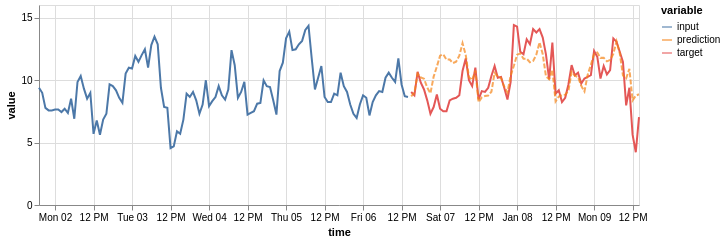

The code cell stored with this chart in its notebook:
### Code cell
(on.Plot()
    .add(on.marks.line, input)
    .add(on.marks.line, target)
    .add(on.marks.line, prediction, type='dashed')
    .properties(width=600, height=200)
    .show()
)

### Figure 1 — Vega specification as saved in the notebook (floating-point values rounded to 4 significant figures)
{"$schema": "https://vega.github.io/schema/vega/v5.json", "data": [{"name": "source_0", "values": [{"time": "2017-01-01T19:00:00.000", "variable": "input", "value": 9.377}, {"time": "2017-01-01T20:00:00.000", "variable": "input", "value": 8.975}, {"time": "2017-01-01T21:00:00.000", "variable": "input", "value": 7.77}, {"time": "2017-01-01T22:00:00.000", "variable": "input", "value": 7.569}, {"time": "2017-01-01T23:00:00.000", "variable": "input", "value": 7.569}, {"time": "2017-01-02T00:00:00.000", "variable": "input", "value": 7.636}, {"time": "2017-01-02T01:00:00.000", "variable": "input", "value": 7.636}, {"time": "2017-01-02T02:00:00.000", "variable": "input", "value": 7.435}, {"time": "2017-01-02T03:00:00.000", "variable": "input", "value": 7.703}, {"time": "2017-01-02T04:00:00.000", "variable": "input", "value": 7.368}, {"time": "2017-01-02T05:00:00.000", "variable": "input", "value": 8.506}, {"time": "2017-01-02T06:00:00.000", "variable": "input", "value": 6.899}, {"time": "2017-01-02T07:00:00.000", "variable": "input", "value": 9.846}, {"time": "2017-01-02T08:00:00.000", "variable": "input", "value": 10.31}, {"time": "2017-01-02T09:00:00.000", "variable": "input", "value": 9.31}, {"time": "2017-01-02T10:00:00.000", "variable": "input", "value": 8.506}, {"time": "2017-01-02T11:00:00.000", "variable": "input", "value": 8.975}, {"time": "2017-01-02T12:00:00.000", "variable": "input", "value": 5.693}, {"time": "2017-01-02T13:00:00.000", "variable": "input", "value": 6.765}, {"time": "2017-01-02T14:00:00.000", "variable": "input", "value": 5.626}, {"time": "2017-01-02T15:00:00.000", "variable": "input", "value": 6.832}, {"time": "2017-01-02T16:00:00.000", "variable": "input", "value": 7.301}, {"time": "2017-01-02T17:00:00.000", "variable": "input", "value": 9.645}, {"time": "2017-01-02T18:00:00.000", "variable": "input", "value": 9.511}, {"time": "2017-01-02T19:00:00.000", "variable": "input", "value": 9.176}, {"time": "2017-01-02T20:00:00.000", "variable": "input", "value": 8.573}, {"time": "2017-01-02T21:00:00.000", "variable": "input", "value": 8.172}, {"time": "2017-01-02T22:00:00.000", "variable": "input", "value": 10.52}, {"time": "2017-01-02T23:00:00.000", "variable": "input", "value": 10.98}, {"time": "2017-01-03T00:00:00.000", "variable": "input", "value": 10.92}, {"time": "2017-01-03T01:00:00.000", "variable": "input", "value": 11.92}, {"time": "2017-01-03T02:00:00.000", "variable": "input", "value": 11.45}, {"time": "2017-01-03T03:00:00.000", "variable": "input", "value": 11.99}, {"time": "2017-01-03T04:00:00.000", "variable": "input", "value": 12.46}, {"time": "2017-01-03T05:00:00.000", "variable": "input", "value": 10.98}, {"time": "2017-01-03T06:00:00.000", "variable": "input", "value": 12.79}, {"time": "2017-01-03T07:00:00.000", "variable": "input", "value": 13.46}, {"time": "2017-01-03T08:00:00.000", "variable": "input", "value": 12.86}, {"time": "2017-01-03T09:00:00.000", "variable": "input", "value": 9.377}, {"time": "2017-01-03T10:00:00.000", "variable": "input", "value": 7.837}, {"time": "2017-01-03T11:00:00.000", "variable": "input", "value": 7.77}, {"time": "2017-01-03T12:00:00.000", "variable": "input", "value": 4.555}, {"time": "2017-01-03T13:00:00.000", "variable": "input", "value": 4.689}, {"time": "2017-01-03T14:00:00.000", "variable": "input", "value": 5.894}, {"time": "2017-01-03T15:00:00.000", "variable": "input", "value": 5.693}, {"time": "2017-01-03T16:00:00.000", "variable": "input", "value": 6.832}, {"time": "2017-01-03T17:00:00.000", "variable": "input", "value": 8.908}, {"time": "2017-01-03T18:00:00.000", "variable": "input", "value": 8.64}, {"time": "2017-01-03T19:00:00.000", "variable": "input", "value": 9.042}, {"time": "2017-01-03T20:00:00.000", "variable": "input", "value": 8.372}, {"time": "2017-01-03T21:00:00.000", "variable": "input", "value": 7.301}, {"time": "2017-01-03T22:00:00.000", "variable": "input", "value": 8.038}, {"time": "2017-01-03T23:00:00.000", "variable": "input", "value": 9.98}, {"time": "2017-01-04T00:00:00.000", "variable": "input", "value": 7.904}, {"time": "2017-01-04T01:00:00.000", "variable": "input", "value": 8.306}, {"time": "2017-01-04T02:00:00.000", "variable": "input", "value": 8.64}, {"time": "2017-01-04T03:00:00.000", "variable": "input", "value": 9.511}, {"time": "2017-01-04T04:00:00.000", "variable": "input", "value": 8.774}, {"time": "2017-01-04T05:00:00.000", "variable": "input", "value": 8.439}, {"time": "2017-01-04T06:00:00.000", "variable": "input", "value": 9.243}, {"time": "2017-01-04T07:00:00.000", "variable": "input", "value": 12.39}, {"time": "2017-01-04T08:00:00.000", "variable": "input", "value": 11.19}, {"time": "2017-01-04T09:00:00.000", "variable": "input", "value": 8.573}, {"time": "2017-01-04T10:00:00.000", "variable": "input", "value": 9.042}, {"time": "2017-01-04T11:00:00.000", "variable": "input", "value": 9.846}, {"time": "2017-01-04T12:00:00.000", "variable": "input", "value": 7.234}, {"time": "2017-01-04T13:00:00.000", "variable": "input", "value": 7.368}, {"time": "2017-01-04T14:00:00.000", "variable": "input", "value": 7.502}, {"time": "2017-01-04T15:00:00.000", "variable": "input", "value": 8.105}, {"time": "2017-01-04T16:00:00.000", "variable": "input", "value": 8.172}, {"time": "2017-01-04T17:00:00.000", "variable": "input", "value": 9.98}, {"time": "2017-01-04T18:00:00.000", "variable": "input", "value": 9.511}, {"time": "2017-01-04T19:00:00.000", "variable": "input", "value": 9.444}, {"time": "2017-01-04T20:00:00.000", "variable": "input", "value": 8.372}, {"time": "2017-01-04T21:00:00.000", "variable": "input", "value": 7.234}, {"time": "2017-01-04T22:00:00.000", "variable": "input", "value": 10.72}, {"time": "2017-01-04T23:00:00.000", "variable": "input", "value": 11.39}, {"time": "2017-01-05T00:00:00.000", "variable": "input", "value": 13.33}, {"time": "2017-01-05T01:00:00.000", "variable": "input", "value": 13.86}, {"time": "2017-01-05T02:00:00.000", "variable": "input", "value": 12.39}, {"time": "2017-01-05T03:00:00.000", "variable": "input", "value": 12.46}, {"time": "2017-01-05T04:00:00.000", "variable": "input", "value": 12.86}, {"time": "2017-01-05T05:00:00.000", "variable": "input", "value": 13.13}, {"time": "2017-01-05T06:00:00.000", "variable": "input", "value": 14.0}, {"time": "2017-01-05T07:00:00.000", "variable": "input", "value": 14.33}, {"time": "2017-01-05T08:00:00.000", "variable": "input", "value": 11.72}, {"time": "2017-01-05T09:00:00.000", "variable": "input", "value": 9.243}, {"time": "2017-01-05T10:00:00.000", "variable": "input", "value": 10.18}, {"time": "2017-01-05T11:00:00.000", "variable": "input", "value": 11.12}, {"time": "2017-01-05T12:00:00.000", "variable": "input", "value": 8.64}, {"time": "2017-01-05T13:00:00.000", "variable": "input", "value": 8.239}, {"time": "2017-01-05T14:00:00.000", "variable": "input", "value": 8.239}, {"time": "2017-01-05T15:00:00.000", "variable": "input", "value": 8.908}, {"time": "2017-01-05T16:00:00.000", "variable": "input", "value": 8.774}, {"time": "2017-01-05T17:00:00.000", "variable": "input", "value": 10.58}, {"time": "2017-01-05T18:00:00.000", "variable": "input", "value": 9.511}, {"time": "2017-01-05T19:00:00.000", "variable": "input", "value": 9.042}, {"time": "2017-01-05T20:00:00.000", "variable": "input", "value": 8.038}, {"time": "2017-01-05T21:00:00.000", "variable": "input", "value": 7.301}, {"time": "2017-01-05T22:00:00.000", "variable": "input", "value": 6.966}, {"time": "2017-01-05T23:00:00.000", "variable": "input", "value": 8.038}, {"time": "2017-01-06T00:00:00.000", "variable": "input", "value": 8.774}, {"time": "2017-01-06T01:00:00.000", "variable": "input", "value": 8.573}, {"time": "2017-01-06T02:00:00.000", "variable": "input", "value": 7.167}, {"time": "2017-01-06T03:00:00.000", "variable": "input", "value": 8.239}, {"time": "2017-01-06T04:00:00.000", "variable": "input", "value": 8.774}, {"time": "2017-01-06T05:00:00.000", "variable": "input", "value": 9.109}, {"time": "2017-01-06T06:00:00.000", "variable": "input", "value": 9.042}, {"time": "2017-01-06T07:00:00.000", "variable": "input", "value": 10.18}, {"time": "2017-01-06T08:00:00.000", "variable": "input", "value": 10.58}, {"time": "2017-01-06T09:00:00.000", "variable": "input", "value": 10.18}, {"time": "2017-01-06T10:00:00.000", "variable": "input", "value": 9.846}, {"time": "2017-01-06T11:00:00.000", "variable": "input", "value": 11.72}, {"time": "2017-01-06T12:00:00.000", "variable": "input", "value": 9.645}, {"time": "2017-01-06T13:00:00.000", "variable": "input", "value": 8.707}, {"time": "2017-01-06T14:00:00.000", "variable": "input", "value": 8.64}], "transform": [{"type": "formula", "expr": "toDate(datum['time'])", "as": "time"}]}, {"name": "source_1", "values": [{"time": "2017-01-06T15:00:00.000", "variable": "target", "value": 9.042}, {"time": "2017-01-06T16:00:00.000", "variable": "target", "value": 8.774}, {"time": "2017-01-06T17:00:00.000", "variable": "target", "value": 10.65}, {"time": "2017-01-06T18:00:00.000", "variable": "target", "value": 9.779}, {"time": "2017-01-06T19:00:00.000", "variable": "target", "value": 9.243}, {"time": "2017-01-06T20:00:00.000", "variable": "target", "value": 8.372}, {"time": "2017-01-06T21:00:00.000", "variable": "target", "value": 7.301}, {"time": "2017-01-06T22:00:00.000", "variable": "target", "value": 7.837}, {"time": "2017-01-06T23:00:00.000", "variable": "target", "value": 8.841}, {"time": "2017-01-07T00:00:00.000", "variable": "target", "value": 7.703}, {"time": "2017-01-07T01:00:00.000", "variable": "target", "value": 7.502}, {"time": "2017-01-07T02:00:00.000", "variable": "target", "value": 7.502}, {"time": "2017-01-07T03:00:00.000", "variable": "target", "value": 8.372}, {"time": "2017-01-07T04:00:00.000", "variable": "target", "value": 8.506}, {"time": "2017-01-07T05:00:00.000", "variable": "target", "value": 8.573}, {"time": "2017-01-07T06:00:00.000", "variable": "target", "value": 8.774}, {"time": "2017-01-07T07:00:00.000", "variable": "target", "value": 10.72}, {"time": "2017-01-07T08:00:00.000", "variable": "target", "value": 11.72}, {"time": "2017-01-07T09:00:00.000", "variable": "target", "value": 9.98}, {"time": "2017-01-07T10:00:00.000", "variable": "target", "value": 9.511}, {"time": "2017-01-07T11:00:00.000", "variable": "target", "value": 10.98}, {"time": "2017-01-07T12:00:00.000", "variable": "target", "value": 8.439}, {"time": "2017-01-07T13:00:00.000", "variable": "target", "value": 9.109}, {"time": "2017-01-07T14:00:00.000", "variable": "target", "value": 9.042}, {"time": "2017-01-07T15:00:00.000", "variable": "target", "value": 9.377}, {"time": "2017-01-07T16:00:00.000", "variable": "target", "value": 10.31}, {"time": "2017-01-07T17:00:00.000", "variable": "target", "value": 11.12}, {"time": "2017-01-07T18:00:00.000", "variable": "target", "value": 10.18}, {"time": "2017-01-07T19:00:00.000", "variable": "target", "value": 10.25}, {"time": "2017-01-07T20:00:00.000", "variable": "target", "value": 9.377}, {"time": "2017-01-07T21:00:00.000", "variable": "target", "value": 8.439}, {"time": "2017-01-07T22:00:00.000", "variable": "target", "value": 9.846}, {"time": "2017-01-07T23:00:00.000", "variable": "target", "value": 14.4}, {"time": "2017-01-08T00:00:00.000", "variable": "target", "value": 14.27}, {"time": "2017-01-08T01:00:00.000", "variable": "target", "value": 12.26}, {"time": "2017-01-08T02:00:00.000", "variable": "target", "value": 12.06}, {"time": "2017-01-08T03:00:00.000", "variable": "target", "value": 13.26}, {"time": "2017-01-08T04:00:00.000", "variable": "target", "value": 12.86}, {"time": "2017-01-08T05:00:00.000", "variable": "target", "value": 14.07}, {"time": "2017-01-08T06:00:00.000", "variable": "target", "value": 13.8}, {"time": "2017-01-08T07:00:00.000", "variable": "target", "value": 14.07}, {"time": "2017-01-08T08:00:00.000", "variable": "target", "value": 13.4}, {"time": "2017-01-08T09:00:00.000", "variable": "target", "value": 12.06}, {"time": "2017-01-08T10:00:00.000", "variable": "target", "value": 10.05}, {"time": "2017-01-08T11:00:00.000", "variable": "target", "value": 12.99}, {"time": "2017-01-08T12:00:00.000", "variable": "target", "value": 8.908}, {"time": "2017-01-08T13:00:00.000", "variable": "target", "value": 9.176}, {"time": "2017-01-08T14:00:00.000", "variable": "target", "value": 8.239}, {"time": "2017-01-08T15:00:00.000", "variable": "target", "value": 8.573}, {"time": "2017-01-08T16:00:00.000", "variable": "target", "value": 9.645}, {"time": "2017-01-08T17:00:00.000", "variable": "target", "value": 11.19}, {"time": "2017-01-08T18:00:00.000", "variable": "target", "value": 10.38}, {"time": "2017-01-08T19:00:00.000", "variable": "target", "value": 10.58}, {"time": "2017-01-08T20:00:00.000", "variable": "target", "value": 9.712}, {"time": "2017-01-08T21:00:00.000", "variable": "target", "value": 10.11}, {"time": "2017-01-08T22:00:00.000", "variable": "target", "value": 10.25}, {"time": "2017-01-08T23:00:00.000", "variable": "target", "value": 10.38}, {"time": "2017-01-09T00:00:00.000", "variable": "target", "value": 12.32}, {"time": "2017-01-09T01:00:00.000", "variable": "target", "value": 11.85}, {"time": "2017-01-09T02:00:00.000", "variable": "target", "value": 10.11}, {"time": "2017-01-09T03:00:00.000", "variable": "target", "value": 11.12}, {"time": "2017-01-09T04:00:00.000", "variable": "target", "value": 10.45}, {"time": "2017-01-09T05:00:00.000", "variable": "target", "value": 10.78}, {"time": "2017-01-09T06:00:00.000", "variable": "target", "value": 13.33}, {"time": "2017-01-09T07:00:00.000", "variable": "target", "value": 13.06}, {"time": "2017-01-09T08:00:00.000", "variable": "target", "value": 12.26}, {"time": "2017-01-09T09:00:00.000", "variable": "target", "value": 11.45}, {"time": "2017-01-09T10:00:00.000", "variable": "target", "value": 7.971}, {"time": "2017-01-09T11:00:00.000", "variable": "target", "value": 9.377}, {"time": "2017-01-09T12:00:00.000", "variable": "target", "value": 5.626}, {"time": "2017-01-09T13:00:00.000", "variable": "target", "value": 4.22}, {"time": "2017-01-09T14:00:00.000", "variable": "target", "value": 7.033}], "transform": [{"type": "formula", "expr": "toDate(datum['time'])", "as": "time"}]}, {"name": "source_2", "values": [{"time": "2017-01-06T15:00:00.000", "variable": "prediction", "value": 8.687}, {"time": "2017-01-06T16:00:00.000", "variable": "prediction", "value": 8.988}, {"time": "2017-01-06T17:00:00.000", "variable": "prediction", "value": 10.5}, {"time": "2017-01-06T18:00:00.000", "variable": "prediction", "value": 10.2}, {"time": "2017-01-06T19:00:00.000", "variable": "prediction", "value": 10.1}, {"time": "2017-01-06T20:00:00.000", "variable": "prediction", "value": 9.39}, {"time": "2017-01-06T21:00:00.000", "variable": "prediction", "value": 8.94}, {"time": "2017-01-06T22:00:00.000", "variable": "prediction", "value": 10.27}, {"time": "2017-01-06T23:00:00.000", "variable": "prediction", "value": 11.07}, {"time": "2017-01-07T00:00:00.000", "variable": "prediction", "value": 11.94}, {"time": "2017-01-07T01:00:00.000", "variable": "prediction", "value": 12.05}, {"time": "2017-01-07T02:00:00.000", "variable": "prediction", "value": 11.63}, {"time": "2017-01-07T03:00:00.000", "variable": "prediction", "value": 11.64}, {"time": "2017-01-07T04:00:00.000", "variable": "prediction", "value": 11.35}, {"time": "2017-01-07T05:00:00.000", "variable": "prediction", "value": 11.46}, {"time": "2017-01-07T06:00:00.000", "variable": "prediction", "value": 11.95}, {"time": "2017-01-07T07:00:00.000", "variable": "prediction", "value": 12.94}, {"time": "2017-01-07T08:00:00.000", "variable": "prediction", "value": 12.0}, {"time": "2017-01-07T09:00:00.000", "variable": "prediction", "value": 10.22}, {"time": "2017-01-07T10:00:00.000", "variable": "prediction", "value": 9.997}, {"time": "2017-01-07T11:00:00.000", "variable": "prediction", "value": 10.75}, {"time": "2017-01-07T12:00:00.000", "variable": "prediction", "value": 8.223}, {"time": "2017-01-07T13:00:00.000", "variable": "prediction", "value": 8.605}, {"time": "2017-01-07T14:00:00.000", "variable": "prediction", "value": 8.715}, {"time": "2017-01-07T15:00:00.000", "variable": "prediction", "value": 8.757}, {"time": "2017-01-07T16:00:00.000", "variable": "prediction", "value": 9.059}, {"time": "2017-01-07T17:00:00.000", "variable": "prediction", "value": 10.57}, {"time": "2017-01-07T18:00:00.000", "variable": "prediction", "value": 10.27}, {"time": "2017-01-07T19:00:00.000", "variable": "prediction", "value": 10.17}, {"time": "2017-01-07T20:00:00.000", "variable": "prediction", "value": 9.461}, {"time": "2017-01-07T21:00:00.000", "variable": "prediction", "value": 9.011}, {"time": "2017-01-07T22:00:00.000", "variable": "prediction", "value": 10.34}, {"time": "2017-01-07T23:00:00.000", "variable": "prediction", "value": 11.14}, {"time": "2017-01-08T00:00:00.000", "variable": "prediction", "value": 12.02}, {"time": "2017-01-08T01:00:00.000", "variable": "prediction", "value": 12.13}, {"time": "2017-01-08T02:00:00.000", "variable": "prediction", "value": 11.7}, {"time": "2017-01-08T03:00:00.000", "variable": "prediction", "value": 11.71}, {"time": "2017-01-08T04:00:00.000", "variable": "prediction", "value": 11.42}, {"time": "2017-01-08T05:00:00.000", "variable": "prediction", "value": 11.53}, {"time": "2017-01-08T06:00:00.000", "variable": "prediction", "value": 12.02}, {"time": "2017-01-08T07:00:00.000", "variable": "prediction", "value": 13.02}, {"time": "2017-01-08T08:00:00.000", "variable": "prediction", "value": 12.07}, {"time": "2017-01-08T09:00:00.000", "variable": "prediction", "value": 10.29}, {"time": "2017-01-08T10:00:00.000", "variable": "prediction", "value": 10.07}, {"time": "2017-01-08T11:00:00.000", "variable": "prediction", "value": 10.82}, {"time": "2017-01-08T12:00:00.000", "variable": "prediction", "value": 8.293}, {"time": "2017-01-08T13:00:00.000", "variable": "prediction", "value": 8.676}, {"time": "2017-01-08T14:00:00.000", "variable": "prediction", "value": 8.786}, {"time": "2017-01-08T15:00:00.000", "variable": "prediction", "value": 8.828}, {"time": "2017-01-08T16:00:00.000", "variable": "prediction", "value": 9.13}, {"time": "2017-01-08T17:00:00.000", "variable": "prediction", "value": 10.64}, {"time": "2017-01-08T18:00:00.000", "variable": "prediction", "value": 10.34}, {"time": "2017-01-08T19:00:00.000", "variable": "prediction", "value": 10.24}, {"time": "2017-01-08T20:00:00.000", "variable": "prediction", "value": 9.532}, {"time": "2017-01-08T21:00:00.000", "variable": "prediction", "value": 9.082}, {"time": "2017-01-08T22:00:00.000", "variable": "prediction", "value": 10.41}, {"time": "2017-01-08T23:00:00.000", "variable": "prediction", "value": 11.21}, {"time": "2017-01-09T00:00:00.000", "variable": "prediction", "value": 12.09}, {"time": "2017-01-09T01:00:00.000", "variable": "prediction", "value": 12.2}, {"time": "2017-01-09T02:00:00.000", "variable": "prediction", "value": 11.77}, {"time": "2017-01-09T03:00:00.000", "variable": "prediction", "value": 11.78}, {"time": "2017-01-09T04:00:00.000", "variable": "prediction", "value": 11.49}, {"time": "2017-01-09T05:00:00.000", "variable": "prediction", "value": 11.6}, {"time": "2017-01-09T06:00:00.000", "variable": "prediction", "value": 12.09}, {"time": "2017-01-09T07:00:00.000", "variable": "prediction", "value": 13.09}, {"time": "2017-01-09T08:00:00.000", "variable": "prediction", "value": 12.14}, {"time": "2017-01-09T09:00:00.000", "variable": "prediction", "value": 10.36}, {"time": "2017-01-09T10:00:00.000", "variable": "prediction", "value": 10.14}, {"time": "2017-01-09T11:00:00.000", "variable": "prediction", "value": 10.89}, {"time": "2017-01-09T12:00:00.000", "variable": "prediction", "value": 8.364}, {"time": "2017-01-09T13:00:00.000", "variable": "prediction", "value": 8.747}, {"time": "2017-01-09T14:00:00.000", "variable": "prediction", "value": 8.857}], "transform": [{"type": "formula", "expr": "toDate(datum['time'])", "as": "time"}]}, {"name": "source_0_color_domain_variable_0", "values": [{"variable": "input"}]}, {"name": "source_1_color_domain_variable_1", "values": [{"variable": "target"}]}, {"name": "source_2_color_domain_variable_2", "values": [{"variable": "prediction"}]}], "marks": [{"type": "group", "name": "layer_0_pathgroup", "from": {"facet": {"data": "source_0", "name": "faceted_path_layer_0_main", "groupby": ["variable"]}}, "encode": {"update": {"height": {"field": {"signal": null, "datum": null, "group": "height", "parent": null}}, "width": {"field": {"signal": null, "datum": null, "group": "width", "parent": null}}}}, "marks": [{"type": "line", "name": "layer_0_marks", "from": {"data": "faceted_path_layer_0_main"}, "sort": {"field": "x"}, "encode": {"update": {"defined": {"signal": "isValid(datum[\"time\"]) && isFinite(+datum[\"time\"]) && isValid(datum[\"value\"]) && isFinite(+datum[\"value\"])"}, "x": {"field": "time", "scale": "x"}, "y": {"field": "value", "scale": "y"}, "stroke": {"field": "variable", "scale": "color"}}}, "style": ["line"]}]}, {"type": "group", "name": "layer_1_pathgroup", "from": {"facet": {"data": "source_1", "name": "faceted_path_layer_1_main", "groupby": ["variable"]}}, "encode": {"update": {"width": {"field": {"signal": null, "datum": null, "group": "width", "parent": null}}, "height": {"field": {"signal": null, "datum": null, "group": "height", "parent": null}}}}, "marks": [{"type": "line", "name": "layer_1_marks", "from": {"data": "faceted_path_layer_1_main"}, "sort": {"field": "x"}, "encode": {"update": {"x": {"field": "time", "scale": "x"}, "defined": {"signal": "isValid(datum[\"time\"]) && isFinite(+datum[\"time\"]) && isValid(datum[\"value\"]) && isFinite(+datum[\"value\"])"}, "stroke": {"field": "variable", "scale": "color"}, "y": {"field": "value", "scale": "y"}}}, "style": ["line"]}]}, {"type": "group", "name": "layer_2_pathgroup", "from": {"facet": {"data": "source_2", "name": "faceted_path_layer_2_main", "groupby": ["variable"]}}, "encode": {"update": {"height": {"field": {"signal": null, "datum": null, "group": "height", "parent": null}}, "width": {"field": {"signal": null, "datum": null, "group": "width", "parent": null}}}}, "marks": [{"type": "line", "name": "layer_2_marks", "from": {"data": "faceted_path_layer_2_main"}, "sort": {"field": "x"}, "encode": {"update": {"defined": {"signal": "isValid(datum[\"time\"]) && isFinite(+datum[\"time\"]) && isValid(datum[\"value\"]) && isFinite(+datum[\"value\"])"}, "stroke": {"field": "variable", "scale": "color"}, "opacity": {"value": 0.7}, "strokeDash": {"value": [5, 2]}, "x": {"field": "time", "scale": "x"}, "y": {"field": "value", "scale": "y"}}}, "style": ["line"]}]}], "scales": [{"name": "x", "type": "time", "domain": {"fields": [{"data": "source_0", "field": "time"}, {"data": "source_1", "field": "time"}, {"data": "source_2", "field": "time"}]}, "range": [0, {"signal": "width"}]}, {"name": "y", "type": "linear", "domain": {"fields": [{"data": "source_0", "field": "value"}, {"data": "source_1", "field": "value"}, {"data": "source_2", "field": "value"}]}, "range": [{"signal": "height"}, 0], "nice": true, "zero": true}, {"name": "color", "type": "ordinal", "domain": {"fields": [{"data": "source_0_color_domain_variable_0", "field": "variable"}, {"data": "source_1_color_domain_variable_1", "field": "variable"}, {"data": "source_2_color_domain_variable_2", "field": "variable"}], "sort": true}, "range": "category"}], "axes": [{"scale": "x", "orient": "bottom", "grid": true, "aria": false, "minExtent": 0, "ticks": false, "maxExtent": 0, "domain": false, "tickCount": {"signal": "ceil(width/40)"}, "labels": false, "zindex": 0, "gridScale": "y"}, {"scale": "y", "gridScale": "x", "zindex": 0, "orient": "left", "grid": true, "labels": false, "maxExtent": 0, "minExtent": 0, "tickCount": {"signal": "ceil(height/40)"}, "ticks": false, "aria": false, "domain": false}, {"scale": "x", "labelOverlap": true, "tickCount": {"signal": "ceil(width/40)"}, "zindex": 0, "labelFlush": true, "grid": false, "orient": "bottom", "title": "time"}, {"scale": "y", "tickCount": {"signal": "ceil(height/40)"}, "grid": false, "title": "value", "orient": "left", "labelOverlap": true, "zindex": 0}], "style": "cell", "legends": [{"stroke": "color", "symbolType": "stroke", "title": "variable", "encode": {"symbols": {"update": {"opacity": {"value": 0.7}}}}}], "padding": 5, "height": 200, "background": "white", "width": 600}
